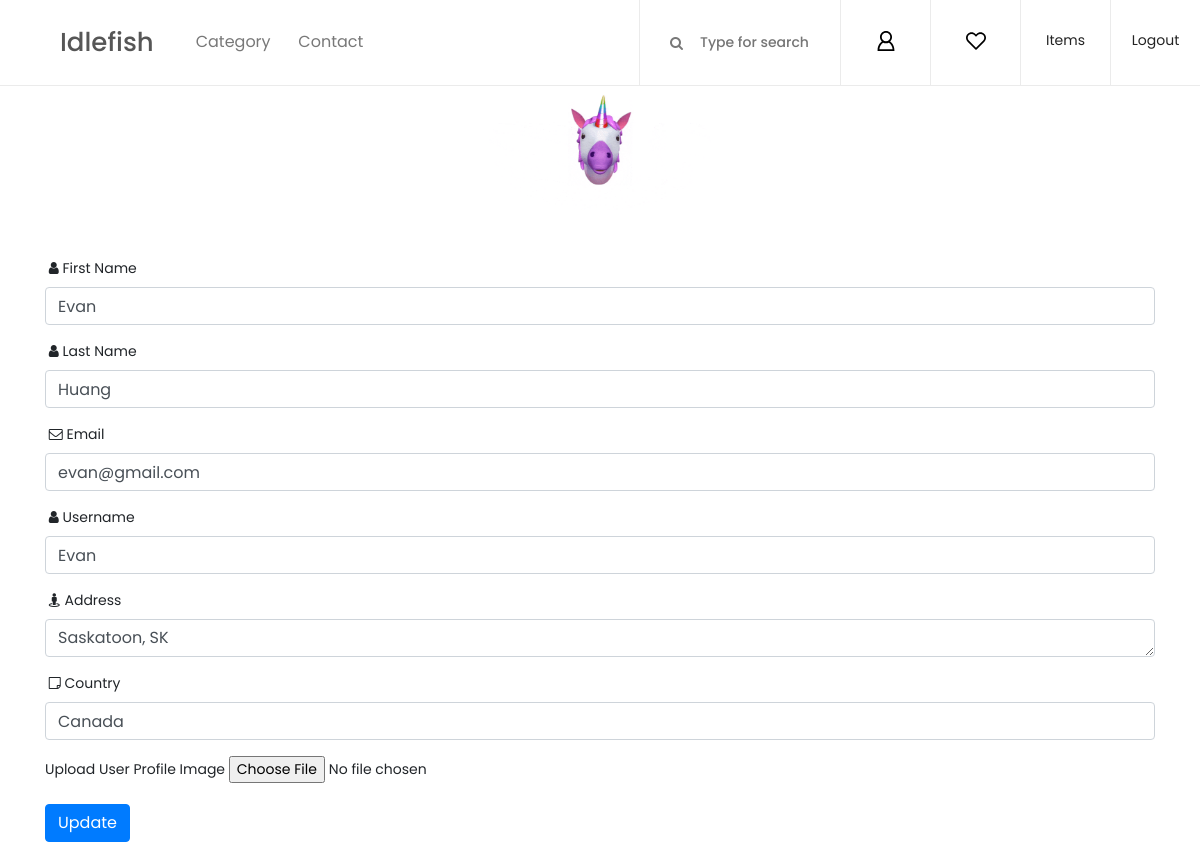
The page /idlefish/account.php (signed in) on the database its author committed.
### tables this page shows
CREATE TABLE `users` (
  `user_id` int(10) NOT NULL,
  `user_first` varchar(100) NOT NULL,
  `user_last` varchar(100) NOT NULL,
  `user_email` varchar(100) NOT NULL,
  `user_uid` varchar(100) NOT NULL,
  `user_pwd` varchar(100) NOT NULL,
  `user_address` text NOT NULL,
  `user_country` varchar(100) NOT NULL
);

CREATE TABLE `profileimg` (
  `id` int(10) NOT NULL,
  `name` varchar(100) NOT NULL,
  `userid` int(10) NOT NULL
);

### idlefish/account.php (the view, shortened to what this page needs)
<?php
	include 'backendScript/dbh.php';
?>
<!DOCTYPE html>
<html>
<head>
    <link rel="stylesheet" href="https://stackpath.bootstrapcdn.com/bootstrap/4.3.1/css/bootstrap.min.css">
    <link href="https://maxcdn.bootstrapcdn.com/font-awesome/4.5.0/css/font-awesome.min.css" rel="stylesheet">
    <link rel="stylesheet" href="static/css/core-style.css">
    <link rel="stylesheet" href="static/style.css">
</head>
<body>
    <header class="header_area">
        <div class="classy-nav-container breakpoint-off d-flex align-items-center justify-content-between">
            <nav class="classy-navbar" id="essenceNav">
                <a class="nav-brand" href="home.php">Idlefish</a>
                <div class="classy-menu">
                    <div class="classynav">
                        <ul>
                            <li><a href="#">Category</a>
                            </li>
                            <li><a href="about.php">Contact</a></li>
                        </ul>
                    </div>
                </div>
            </nav>
            <div class="header-meta d-flex clearfix justify-content-end">
                <div class="search-area">
                    <form action="search_results.php" method="POST">
                        <input type="search" name="search" id="headerSearch" placeholder="Type for search">
                        <button type="submit" name = "submit-search"><i class="fa fa-search" aria-hidden="true"></i></button>
                    </form>
                </div>
          <?php
          if (isset($_SESSION['id'])) {
            echo
             '
            <div class="user-login-info">
                <a href="account.php"><img src="static/iimg/core-img/user.svg" alt=""></a>
            </div>
            <div class="cart-area">
                <a href="favorite.php" id="essenceCartBtn"><img src="static/iimg/core-img/heart.svg" alt=""></a>
            </div>
            <div class="favourite-area">
                <a href="sell_items.php">Items</a>
            </div>
            <div class="favourite-area">
                <a href="backendScript/logout_process.php">Logout</a>
            </div>';
          }
        ?>
            </div>
        </div>
    </header>
<?php
	if (isset($_SESSION['id'])) {
        $id = $_SESSION['id'];
        $sql1 = "SELECT * FROM users WHERE user_id = '$id';";
        $result = mysqli_query($conn, $sql1);
        while ($row = mysqli_fetch_assoc($result)) {
            $first = $row['user_first'];
            $last = $row['user_last'];
            $email = $row['user_email'];
            $uid = $row['user_uid'];
            $address = $row['user_address'];
            $country = $row['user_country'];
            $sql2 = "SELECT * FROM profileimg WHERE userid = '$id';";
            $resultImg = mysqli_query($conn, $sql2);
            foreach ($resultImg as $rowImg) {
                $nameImg = $rowImg['name'];
            }
            echo
                '<img class="rounded-circle account-img mx-auto d-block mr-4" src="profileImage/'.$nameImg.'" style=" height: 125px;  width: auto; margin-top: 16px;";>
                <div class="container mt-4">
                    <form action="backendScript/updateAccount_process.php" method="POST" enctype="multipart/form-data">
                        <fieldset class="form-group">
                          <div class="form-group mt-4">
                            <label>
                            &nbsp<i class="fa fa-user"></i> First Name
                            </label>
                            <input type="text" class= "form-control" name="first" placeholder="Firstname" value='.$first.'>
                          </div>
                          <div class="form-group">
                            <label>&nbsp<i class="fa fa-user"></i> Last Name</label>
                            <input type="text" class= "form-control" name="last" placeholder="Lastname" value='.$last.'>
                          </div>
                          <div class="form-group">
                            <label>&nbsp<i class="fa fa-envelope-o"></i> Email</label>
                            <input type="email" class= "form-control" name="email" placeholder="Email" value='.$email.'>
                          </div>
                          <div class="form-group">
                            <label>&nbsp<i class="fa fa-user"></i> Username</label>
                            <input type="text" class= "form-control" name="uid" placeholder="Username" value='.$uid.'>
                          </div>
                          <div class="form-group">
                            <label>&nbsp<i class="fa fa-street-view"></i> Address</label>
                            <textarea class="form-control" name="address" rows="1"  placeholder="Address">'.$address.'</textarea>
                          </div>
                          <div class="form-group">
                            <label>&nbsp<i class="fa fa-sticky-note-o"></i> Country</label>
                            <input type="text" class= "form-control" name="country" placeholder="Country" value='.$country.'>
                          </div>
                          <span>Upload User Profile Image</span>
                          <input type="file" name="myfile">
                          <br><br>
                          <button type="submit" name = "submit" class="btn btn-primary">Update</button>
                    </form>
                </div>';
        }
	}
?>
</body>
</html>

### idlefish/static/css/core-style.css (style rules this page uses)
* { margin: 0; padding: 0; }
body { font-family: "Poppins", sans-serif; font-size: 14px; background-color: #ffffff; margin-top: 85px; }
a { -webkit-transition: all 500ms ease 0s; transition: all 500ms ease 0s; text-decoration: none; outline: 0 solid transparent; color: #000000; font-weight: 600; font-size: 12px; }
ul, ol { margin: 0; }
ul li, ol li { list-style: none; }
img { height: auto; max-width: 100%; }
.header_area { position: fixed; z-index: 900; top: 0; left: 0; width: 100%; border-bottom: 1px solid #ebebeb; -webkit-transition-duration: 500ms; transition-duration: 500ms; }
.header_area .classy-navbar, .header_area .header-meta { -webkit-box-flex: 0; -ms-flex: 0 0 50%; flex: 0 0 50%; min-width: 50%; width: 50%; }
.header_area .classy-navbar { height: 85px; padding: 5px 0 5px 5%; }
.header_area .header-meta { height: 85px; position: relative; z-index: 1; }
.header_area .classynav ul li a { font-size: 16px; color: #787878; }
.header_area .search-area form { position: relative; z-index: 1; height: 85px; border-left: 1px solid #ebebeb; }
.header_area .search-area form input { border: none; background-color: #ffffff; width: 200px; height: 85px; padding: 0 15px 0 60px; color: #787878; font-size: 14px; font-weight: 500; -webkit-transition-duration: 500ms; transition-duration: 500ms; }
.header_area .search-area form button { position: absolute; z-index: 10; top: 50%; -webkit-transform: translateY(-50%); transform: translateY(-50%); left: 30px; background-color: transparent; border: none; color: #787878; font-size: 14px; }
.header_area .favourite-area a, .header_area .user-login-info a, .header_area .cart-area a { position: relative; z-index: 1; -webkit-box-flex: 0; -ms-flex: 0 0 90px; flex: 0 0 90px; width: 90px; display: block; text-align: center; border-left: 1px solid #ebebeb; height: 100%; line-height: 80px; }
.header_area .favourite-area a img, .header_area .user-login-info a img, .header_area .cart-area a img { max-width: 20px; }

### rows shown on the page
users: profileimg.name (picture), first "Evan", last "Huang", email "evan@gmail.com", uid "Evan", address "Saskatoon, SK", country "Canada"
